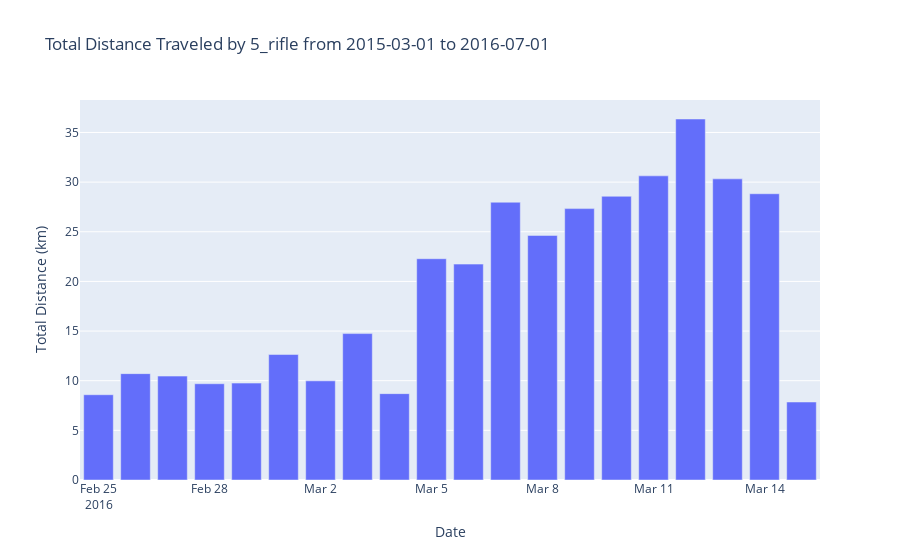

Notebook code cell kept with this figure:
### Code cell
import pandas as pd
import plotly.express as px

# Load the dataset
file_path = './insights/bird_speed_analysis.xlsx'
bird_data = pd.read_excel(file_path, engine='openpyxl')

# Convert timestamp to datetime format
bird_data['timestamp'] = pd.to_datetime(bird_data['start_time'])

# Function to filter data by date range and calculate total distance for a specific bird
def calculate_total_distance_by_interval(data, bird_id, start_date, end_date):
    # Filter data by bird identifier and date range
    filtered_data = data.loc[
        (data['individual-local-identifier'] == bird_id) &
        (data['timestamp'] >= start_date) &
        (data['timestamp'] <= end_date)
    ].copy()
    
    # Extract year, month, and day from the timestamp
    filtered_data['year'] = filtered_data['timestamp'].dt.year
    filtered_data['month'] = filtered_data['timestamp'].dt.month
    filtered_data['day'] = filtered_data['timestamp'].dt.day
    
    # Group by year, month, and day
    total_distance_per_interval = filtered_data.groupby(['year', 'month', 'day'])['distance_km'].sum().reset_index()
    
    return total_distance_per_interval

# Input values
bird_id = '5_rifle'  #1_bill,2_gabbar,3_mogambo,4_godfather,5_rifle,6_tkbhai
start_date = '2015-03-01'  # Replace with the desired start date
end_date = '2016-07-01'  # Replace with the desired end date

# Get the filtered and calculated data
filtered_data = calculate_total_distance_by_interval(bird_data, bird_id, start_date, end_date)

# Create a date column using pd.to_datetime
filtered_data['date'] = pd.to_datetime(filtered_data[['year', 'month', 'day']])

# Plotting the data using Plotly
fig = px.bar(
    filtered_data,
    x='date',
    y='distance_km',
    labels={'distance_km': 'Total Distance (km)', 'date': 'Date'},
    title=f'Total Distance Traveled by {bird_id} from {start_date} to {end_date}'
)

# Customize the layout
fig.update_layout(
    xaxis_title='Date',
    yaxis_title='Total Distance (km)',
    showlegend=False,
)

# Show the plot
fig.show()

# Function to calculate total distance traveled by each bird within a date range
def calculate_total_distance_per_bird(data, start_date, end_date):
    # Filter data by date range
    filtered_data = data.loc[
        (data['timestamp'] >= start_date) &
        (data['timestamp'] <= end_date)
    ].copy()
    
    # Extract year and month from timestamp
    filtered_data['year'] = filtered_data['timestamp'].dt.year
    filtered_data['month'] = filtered_data['timestamp'].dt.month
    
    # Group by bird identifier, year, and month, then sum distances
    total_distance_per_bird = filtered_data.groupby(
        ['individual-local-identifier', 'year', 'month']
    )['distance_km'].sum().reset_index()
    
    return total_distance_per_bird

# Get the calculated data for the specific bird
distance_data = calculate_total_distance_per_bird(bird_data, start_date, end_date)
selected_bird_data = distance_data[distance_data['individual-local-identifier'] == bird_id]

# Print the total distance traveled by the selected bird for every month and year
print(f"Total distance traveled by bird '{bird_id}' from {start_date} to {end_date}:")
for _, row in selected_bird_data.iterrows():
    year = row['year']
    month = row['month']
    distance = row['distance_km']
    print(f"In {year}-{month:02d}: {distance:.2f} km")

# Function to calculate total distance traveled by each bird over a time range
def calculate_total_distance_by_bird(data, start_date, end_date):
    # Filter data by the specified date range
    filtered_data = data.loc[
        (data['timestamp'] >= start_date) &
        (data['timestamp'] <= end_date)
    ].copy()

    # Group by bird identifier and sum the distances
    total_distance_by_bird = filtered_data.groupby('individual-local-identifier')['distance_km'].sum().reset_index()
    
    return total_distance_by_bird

# Get the total distance traveled by each bird within the specified date range
total_distance_by_bird = calculate_total_distance_by_bird(bird_data, start_date, end_date)

# Print the total distance traveled by the selected bird only
selected_bird_total_distance = total_distance_by_bird[total_distance_by_bird['individual-local-identifier'] == bird_id]

if not selected_bird_total_distance.empty:
    total_distance = selected_bird_total_distance['distance_km'].values[0]
    print(f"Total distance traveled by bird '{bird_id}' from {start_date} to {end_date} is {total_distance:.2f} km.")
else:
    print(f"No data available for bird '{bird_id}' from {start_date} to {end_date}.")

### Figure 1 — Plotly figure (JSON) as saved in the notebook; plotly's stock layout.template omitted (floating-point values rounded to 4 significant figures)
{"data": [{"alignmentgroup": "True", "hovertemplate": "Date=%{x}<br>Total Distance (km)=%{y}<extra></extra>", "legendgroup": "", "marker": {"color": "#636efa", "pattern": {"shape": ""}}, "name": "", "offsetgroup": "", "orientation": "v", "showlegend": false, "textposition": "auto", "type": "bar", "x": ["2016-02-25T00:00:00", "2016-02-26T00:00:00", "2016-02-27T00:00:00", "2016-02-28T00:00:00", "2016-02-29T00:00:00", "2016-03-01T00:00:00", "2016-03-02T00:00:00", "2016-03-03T00:00:00", "2016-03-04T00:00:00", "2016-03-05T00:00:00", "2016-03-06T00:00:00", "2016-03-07T00:00:00", "2016-03-08T00:00:00", "2016-03-09T00:00:00", "2016-03-10T00:00:00", "2016-03-11T00:00:00", "2016-03-12T00:00:00", "2016-03-13T00:00:00", "2016-03-14T00:00:00", "2016-03-15T00:00:00"], "xaxis": "x", "y": [8.588, 10.71, 10.46, 9.694, 9.758, 12.64, 9.983, 14.75, 8.698, 22.29, 21.74, 27.97, 24.63, 27.33, 28.57, 30.63, 36.36, 30.33, 28.83, 7.856], "yaxis": "y"}], "layout": {"barmode": "relative", "legend": {"tracegroupgap": 0}, "showlegend": false, "title": {"text": "Total Distance Traveled by 5_rifle from 2015-03-01 to 2016-07-01"}, "xaxis": {"anchor": "y", "domain": [0, 1], "title": {"text": "Date"}}, "yaxis": {"anchor": "x", "domain": [0, 1], "title": {"text": "Total Distance (km)"}}}}
